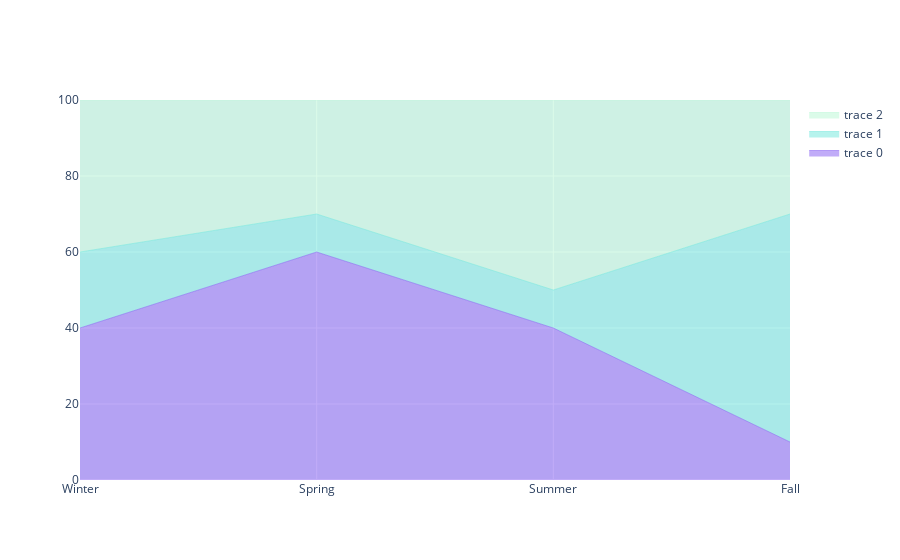

Write notebook code for a chart like this one.
### Code cell
x=['Winter', 'Spring', 'Summer', 'Fall']

fig = go.Figure()
fig.add_trace(go.Scatter(
    x=x, y=[40, 60, 40, 10],
    hoverinfo='x+y',
    mode='lines',
    line=dict(width=0.5, color='rgb(131, 90, 241)'),
    stackgroup='one' # define stack group
))
fig.add_trace(go.Scatter(
    x=x, y=[20, 10, 10, 60],
    hoverinfo='x+y',
    mode='lines',
    line=dict(width=0.5, color='rgb(111, 231, 219)'),
    stackgroup='one'
))
fig.add_trace(go.Scatter(
    x=x, y=[40, 30, 50, 30],
    hoverinfo='x+y',
    mode='lines',
    line=dict(width=0.5, color='rgb(184, 247, 212)'),
    stackgroup='one'
))

fig.update_layout(yaxis_range=(0, 100))
fig.show()

### Figure 1 — Plotly figure (JSON) as saved in the notebook; plotly's stock layout.template omitted (floating-point values rounded to 4 significant figures)
{"data": [{"hoverinfo": "x+y", "line": {"color": "rgb(131, 90, 241)", "width": 0.5}, "mode": "lines", "stackgroup": "one", "type": "scatter", "x": ["Winter", "Spring", "Summer", "Fall"], "y": [40, 60, 40, 10]}, {"hoverinfo": "x+y", "line": {"color": "rgb(111, 231, 219)", "width": 0.5}, "mode": "lines", "stackgroup": "one", "type": "scatter", "x": ["Winter", "Spring", "Summer", "Fall"], "y": [20, 10, 10, 60]}, {"hoverinfo": "x+y", "line": {"color": "rgb(184, 247, 212)", "width": 0.5}, "mode": "lines", "stackgroup": "one", "type": "scatter", "x": ["Winter", "Spring", "Summer", "Fall"], "y": [40, 30, 50, 30]}], "layout": {"yaxis": {"range": [0, 100]}}}
